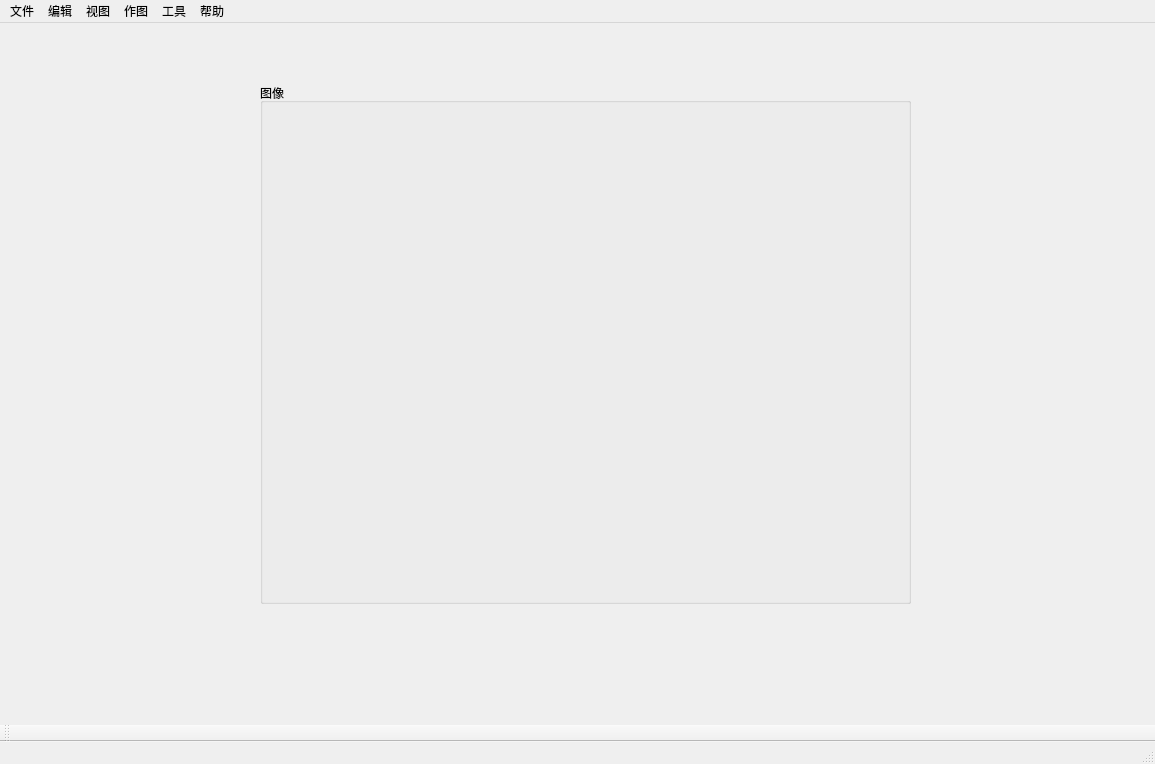
<?xml version="1.0" encoding="UTF-8"?>
<ui version="4.0">
 <class>mainWindow</class>
 <widget class="QMainWindow" name="mainWindow">
  <property name="geometry">
   <rect>
    <x>0</x>
    <y>0</y>
    <width>1155</width>
    <height>764</height>
   </rect>
  </property>
  <property name="windowTitle">
   <string>MainWindow</string>
  </property>
  <widget class="QWidget" name="centralwidget">
   <widget class="QPushButton" name="pushButton_2">
    <property name="geometry">
     <rect>
      <x>940</x>
      <y>820</y>
      <width>75</width>
      <height>23</height>
     </rect>
    </property>
    <property name="text">
     <string>删除图像</string>
    </property>
   </widget>
   <widget class="QWidget" name="widget" native="true">
    <property name="geometry">
     <rect>
      <x>220</x>
      <y>40</y>
      <width>721</width>
      <height>581</height>
     </rect>
    </property>
    <widget class="QGroupBox" name="groupBox">
     <property name="geometry">
      <rect>
       <x>40</x>
       <y>20</y>
       <width>651</width>
       <height>521</height>
      </rect>
     </property>
     <property name="title">
      <string>图像</string>
     </property>
    </widget>
   </widget>
  </widget>
  <widget class="QMenuBar" name="menubar">
   <property name="geometry">
    <rect>
     <x>0</x>
     <y>0</y>
     <width>1155</width>
     <height>23</height>
    </rect>
   </property>
   <widget class="QMenu" name="menu">
    <property name="title">
     <string>文件</string>
    </property>
    <addaction name="menu_openfile"/>
    <addaction name="menu_savefile"/>
   </widget>
   <widget class="QMenu" name="menu_2">
    <property name="title">
     <string>编辑</string>
    </property>
   </widget>
   <widget class="QMenu" name="menu_3">
    <property name="title">
     <string>视图</string>
    </property>
   </widget>
   <widget class="QMenu" name="menu_4">
    <property name="title">
     <string>作图</string>
    </property>
    <addaction name="separator"/>
    <addaction name="separator"/>
    <addaction name="separator"/>
   </widget>
   <widget class="QMenu" name="menu_5">
    <property name="title">
     <string>工具</string>
    </property>
   </widget>
   <widget class="QMenu" name="menu_6">
    <property name="title">
     <string>帮助</string>
    </property>
   </widget>
   <addaction name="menu"/>
   <addaction name="menu_2"/>
   <addaction name="menu_3"/>
   <addaction name="menu_4"/>
   <addaction name="menu_5"/>
   <addaction name="menu_6"/>
  </widget>
  <widget class="QToolBar" name="toolBar">
   <property name="windowTitle">
    <string>toolBar</string>
   </property>
   <attribute name="toolBarArea">
    <enum>BottomToolBarArea</enum>
   </attribute>
   <attribute name="toolBarBreak">
    <bool>false</bool>
   </attribute>
  </widget>
  <widget class="QStatusBar" name="statusbar"/>
  <action name="menu_openfile">
   <property name="text">
    <string>打开</string>
   </property>
   <property name="toolTip">
    <string>打开一个数据文件</string>
   </property>
  </action>
  <action name="menu_savefile">
   <property name="text">
    <string>保存</string>
   </property>
  </action>
 </widget>
 <resources/>
 <connections>
  <connection>
   <sender>menu_openfile</sender>
   <signal>triggered()</signal>
   <receiver>mainWindow</receiver>
   <slot>deleteLater()</slot>
   <hints>
    <hint type="sourcelabel">
     <x>-1</x>
     <y>-1</y>
    </hint>
    <hint type="destinationlabel">
     <x>577</x>
     <y>381</y>
    </hint>
   </hints>
  </connection>
 </connections>
</ui>
